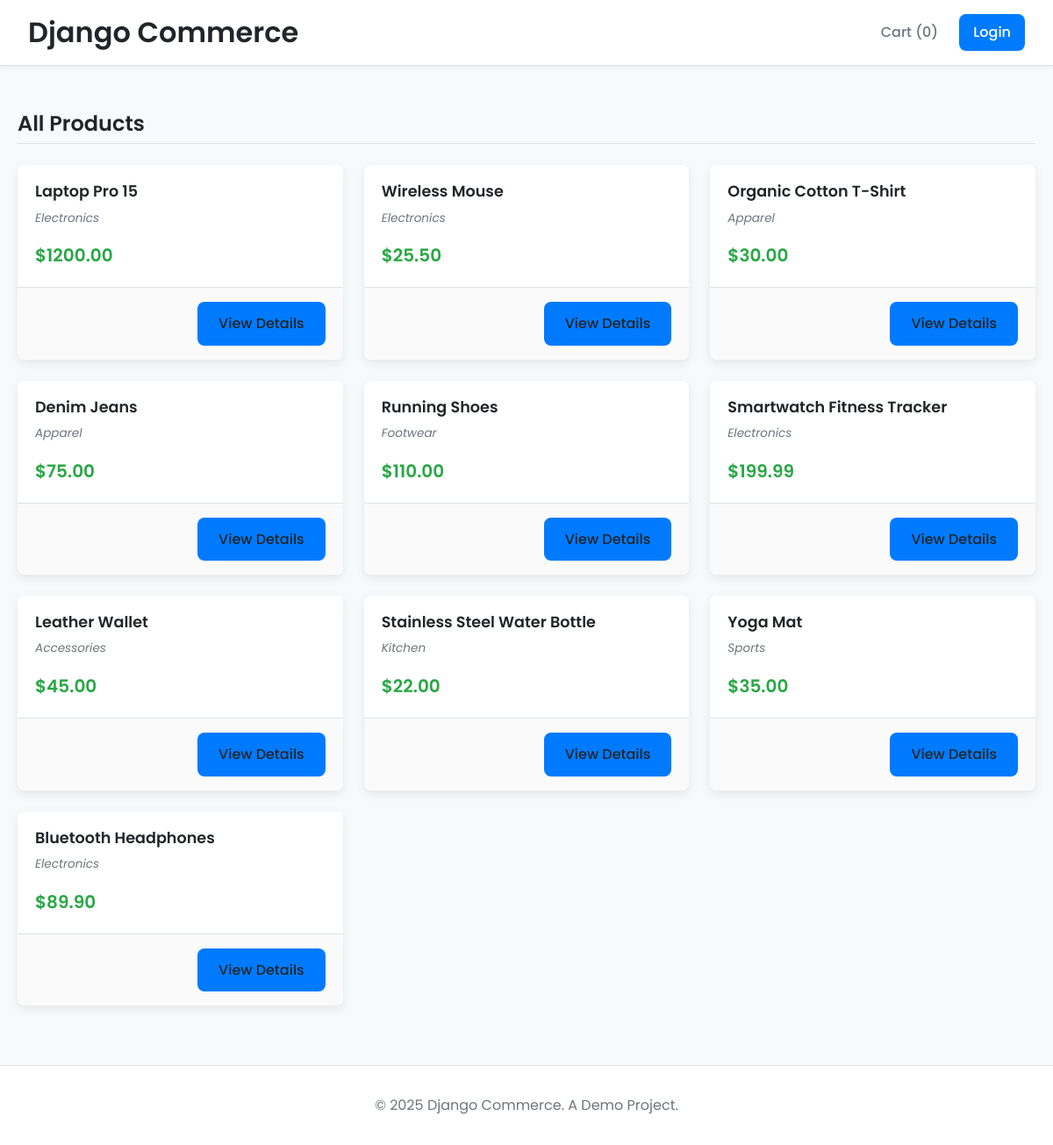
The page / on the database its author committed.
### shop/models.py (models this page shows, shortened)
class Product(models.Model):
    name = models.CharField(max_length=200)
    category = models.CharField(max_length=100)
    price = models.DecimalField(max_digits=10, decimal_places=2)
    tags = models.ManyToManyField(Tag, related_name='products')
    description = models.TextField(blank=True, null=True)
    stock = models.PositiveIntegerField(default=10) # Using PositiveIntegerField for stock
    image = models.ImageField(upload_to='products/', blank=True, null=True)

### shop/views.py (the view)
# urls.py: path('', views.product_list, name='product_list'),
def product_list(request):
    products = Product.objects.all().prefetch_related('tags')
    user_recommendations = []
    if request.user.is_authenticated:
        user_recommendations = recommendations_for_user(request.user, k=4)
    return render(request, 'shop/product_list.html', {'products': products, 'user_recommendations': user_recommendations})

### shop/services.py (called while the page is built)
def cart_context(request):
    return {'cart': Cart(request)}

    def get_total_items(self):
        return sum(item['quantity'] for item in self.cart.values())

### shop/templates/shop/product_list.html (shortened to what this page needs)
{% extends "shop/base.html" %}
{% block content %}
    <h2>All Products</h2>
    <div class="product-grid">
        {% for product in products %}
            {% include "shop/partials/product_card.html" %}
        {% empty %}
        <p>No products available.</p>
        {% endfor %}
    </div>
{% endblock %}

### shop/templates/shop/partials/product_card.html
<div class="product-card">
    <a href="{% url 'shop:product_detail' product.pk %}">
        <div class="card-content">
            <h3>{{ product.name }}</h3>
            <p class="category"><em>{{ product.category }}</em></p>
            <p class="price">${{ product.price }}</p>
        </div>
    </a>
    <div class="card-footer">
        <a href="{% url 'shop:product_detail' product.pk %}" class="btn btn-primary">View Details</a>
    </div>
</div>

### shop/static/shop/styles.css (style rules this page uses)
:root { --primary-color: #007bff; --primary-hover: #0056b3; --secondary-color: #6c757d; --success-color: #28a745; --danger-color: #dc3545; --background-color: #f8f9fa; --surface-color: #ffffff; --text-color: #212529; --text-muted: #6c757d; --border-color: #dee2e6; --font-family: 'Poppins', sans-serif; --border-radius: 8px; --box-shadow: 0 4px 12px rgba(0, 0, 0, 0.08); --transition-speed: 0.3s ease; }
*, *::before, *::after { box-sizing: border-box; margin: 0; padding: 0; }
html { height: 100%; }
body { display: flex; flex-direction: column; min-height: 100%; font-family: var(--font-family); background-color: var(--background-color); color: var(--text-color); line-height: 1.6; }
h1, h2, h3 { font-weight: 600; line-height: 1.2; }
h2 { margin-bottom: 1.5rem; padding-bottom: 0.5rem; border-bottom: 1px solid var(--border-color); }
a { color: var(--primary-color); text-decoration: none; transition: color var(--transition-speed); }
.btn { display: inline-block; padding: 0.75rem 1.5rem; border: none; border-radius: var(--border-radius); cursor: pointer; font-weight: 500; text-align: center; transition: all var(--transition-speed); }
.btn-primary { background-color: var(--primary-color); color: #fff; }
.product-grid, .recommendations-grid { display: grid; grid-template-columns: repeat(auto-fill, minmax(280px, 1fr)); gap: 1.5rem; }
.product-card { background: var(--surface-color); border-radius: var(--border-radius); box-shadow: var(--box-shadow); overflow: hidden; display: flex; flex-direction: column; transition: transform var(--transition-speed), box-shadow var(--transition-speed); }
.product-card a { color: inherit; }
.product-card .card-content { padding: 1.25rem; flex-grow: 1; }
.product-card h3 { margin: 0 0 0.5rem 0; font-size: 1.1rem; }
.product-card .category { font-size: 0.85rem; color: var(--text-muted); margin-bottom: 1rem; }
.product-card .price { font-weight: 600; font-size: 1.25rem; color: var(--success-color); }
.product-card .card-footer { padding: 1rem 1.25rem; border-top: 1px solid var(--border-color); background-color: #fafafa; display: flex; justify-content: flex-end; }

### rows shown on the page
Product: name "Laptop Pro 15", category "Electronics", price "1200.00"
Product: name "Wireless Mouse", category "Electronics", price "25.50"
Product: name "Organic Cotton T-Shirt", category "Apparel", price "30.00"
Product: name "Denim Jeans", category "Apparel", price "75.00"
Product: name "Running Shoes", category "Footwear", price "110.00"
Product: name "Smartwatch Fitness Tracker", category "Electronics", price "199.99"
Product: name "Leather Wallet", category "Accessories", price "45.00"
Product: name "Stainless Steel Water Bottle", category "Kitchen", price "22.00"
Product: name "Yoga Mat", category "Sports", price "35.00"
Product: name "Bluetooth Headphones", category "Electronics", price "89.90"

### other values the page prints
{{ cart.get_total_items }} "0"
